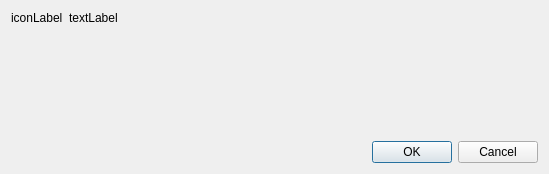
<?xml version="1.0" encoding="UTF-8"?>
<ui version="4.0">
 <class>TaurusInputPanel</class>
 <widget class="QWidget" name="TaurusInputPanel">
  <property name="geometry">
   <rect>
    <x>0</x>
    <y>0</y>
    <width>549</width>
    <height>174</height>
   </rect>
  </property>
  <property name="windowTitle">
   <string>Form</string>
  </property>
  <layout class="QGridLayout" name="gridLayout" rowstretch="0,0,0,1,0">
   <item row="4" column="0" colspan="2">
    <widget class="QWidget" name="buttonPanelWidget" native="true">
     <layout class="QHBoxLayout" name="horizontalLayout" stretch="1,0">
      <property name="margin">
       <number>0</number>
      </property>
      <item>
       <spacer name="horizontalSpacer">
        <property name="orientation">
         <enum>Qt::Horizontal</enum>
        </property>
        <property name="sizeHint" stdset="0">
         <size>
          <width>40</width>
          <height>20</height>
         </size>
        </property>
       </spacer>
      </item>
      <item>
       <widget class="QDialogButtonBox" name="buttonBox">
        <property name="standardButtons">
         <set>QDialogButtonBox::Cancel|QDialogButtonBox::Ok</set>
        </property>
       </widget>
      </item>
     </layout>
    </widget>
   </item>
   <item row="1" column="0" rowspan="2" colspan="2">
    <layout class="QHBoxLayout" name="iconTextLayout" stretch="0,1">
     <item>
      <widget class="QLabel" name="iconLabel">
       <property name="text">
        <string>iconLabel</string>
       </property>
      </widget>
     </item>
     <item>
      <widget class="QLabel" name="textLabel">
       <property name="text">
        <string>textLabel</string>
       </property>
      </widget>
     </item>
    </layout>
   </item>
   <item row="3" column="0" colspan="2">
    <widget class="QWidget" name="inputPanel" native="true"/>
   </item>
  </layout>
 </widget>
 <resources/>
 <connections/>
</ui>
